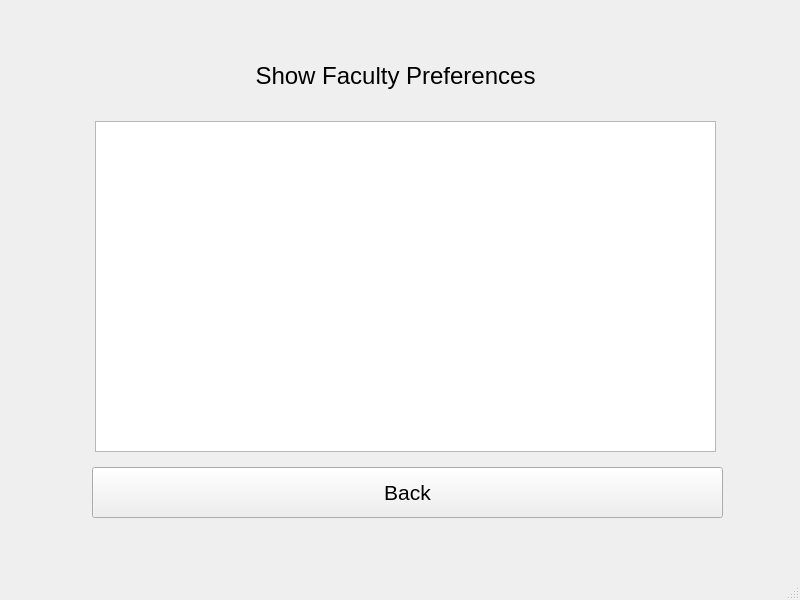
<?xml version="1.0" encoding="UTF-8"?>
<ui version="4.0">
 <class>MainWindow</class>
 <widget class="QMainWindow" name="MainWindow">
  <property name="geometry">
   <rect>
    <x>0</x>
    <y>0</y>
    <width>800</width>
    <height>600</height>
   </rect>
  </property>
  <property name="windowTitle">
   <string>MainWindow</string>
  </property>
  <widget class="QWidget" name="centralwidget">
   <widget class="QLabel" name="label">
    <property name="geometry">
     <rect>
      <x>180</x>
      <y>30</y>
      <width>431</width>
      <height>91</height>
     </rect>
    </property>
    <property name="font">
     <font>
      <pointsize>18</pointsize>
     </font>
    </property>
    <property name="text">
     <string>Show Faculty Preferences</string>
    </property>
    <property name="alignment">
     <set>Qt::AlignCenter</set>
    </property>
   </widget>
   <widget class="QTableView" name="tableView_Preferences">
    <property name="geometry">
     <rect>
      <x>95</x>
      <y>121</y>
      <width>621</width>
      <height>331</height>
     </rect>
    </property>
   </widget>
   <widget class="QPushButton" name="pushButton_Back">
    <property name="geometry">
     <rect>
      <x>92</x>
      <y>467</y>
      <width>631</width>
      <height>51</height>
     </rect>
    </property>
    <property name="font">
     <font>
      <pointsize>16</pointsize>
     </font>
    </property>
    <property name="text">
     <string>Back</string>
    </property>
   </widget>
  </widget>
  <widget class="QMenuBar" name="menubar">
   <property name="geometry">
    <rect>
     <x>0</x>
     <y>0</y>
     <width>800</width>
     <height>26</height>
    </rect>
   </property>
  </widget>
  <widget class="QStatusBar" name="statusbar"/>
 </widget>
 <resources/>
 <connections/>
</ui>
